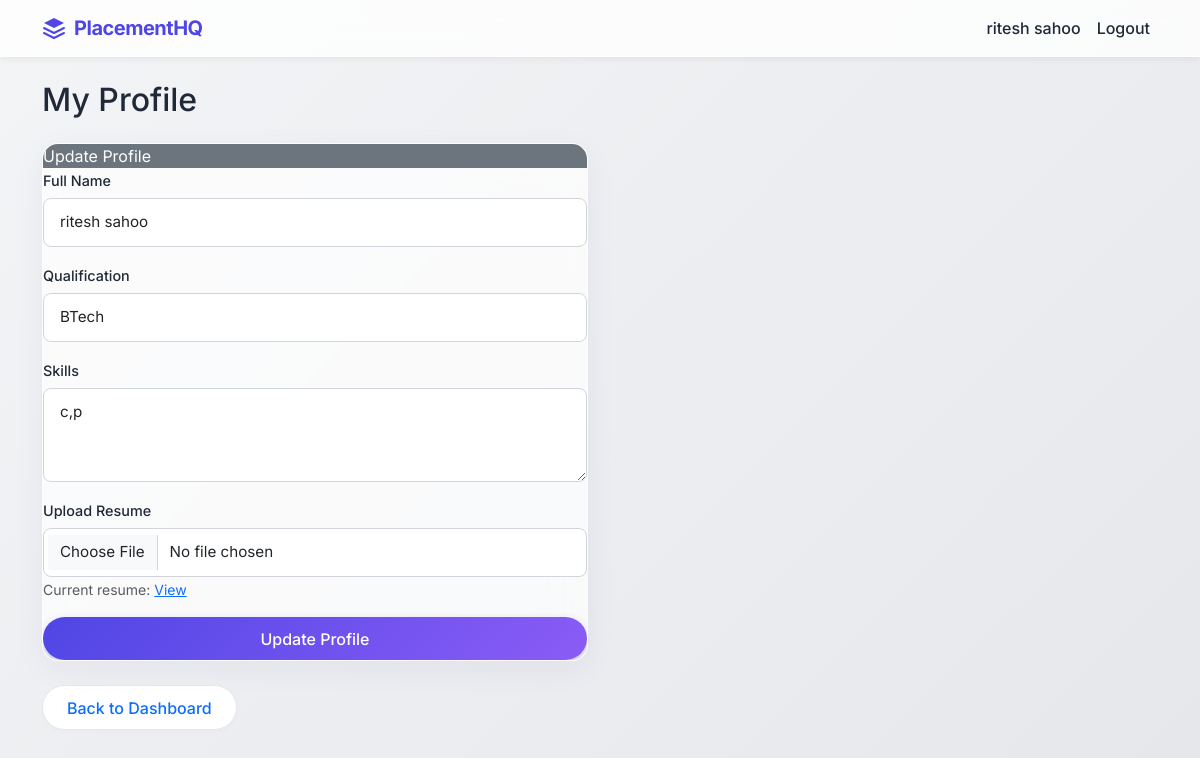
Page /student/profile (signed in) on the committed database.
### backend/models.py (models this page shows, shortened)
class User(db.Model, UserMixin):
    __tablename__ = "user"
    id = db.Column(db.Integer, primary_key=True)
    full_name = db.Column(db.String(100), nullable=False)
    email = db.Column(db.String(120), unique=True, nullable=False)
    password = db.Column(db.String(200), nullable=False)
    role = db.Column(db.String(20), nullable=False)
    is_active = db.Column(db.Boolean, default=True)
    created_at = db.Column(db.DateTime, default=datetime.utcnow)
    company_profile = db.relationship(
        "CompanyProfile", backref="user", uselist=False, cascade="all, delete"
    )
    student_profile = db.relationship(
        "StudentProfile", backref="user", uselist=False, cascade="all, delete"
    )
    applications = db.relationship(
        "Application", backref="student", cascade="all, delete", lazy=True
    )

class StudentProfile(db.Model):
    __tablename__ = "student_profile"
    id = db.Column(db.Integer, primary_key=True)
    qualification = db.Column(db.String(100), nullable=False)
    skills = db.Column(db.String(250))
    resume_path = db.Column(db.String(250))
    is_blacklisted = db.Column(db.Boolean, default=False)
    user_id = db.Column(
        db.Integer, db.ForeignKey("user.id", ondelete="CASCADE"), nullable=False
    )

### backend/controllers.py (the view, shortened to what this page needs)
@bp.route("/student/profile", methods=["GET", "POST"])
@login_required
@role_required("STUDENT")
def student_profile():
    student_id = current_user.id
    if not student_id:
        return redirect(url_for("main.login"))
    user = User.query.get_or_404(student_id)
    profile = StudentProfile.query.filter_by(user_id=student_id).first()
    return render_template(
        "student_profile.html",
        user=user,
        profile=profile
    )

### backend/__init__.py (called while the page is built)
def create_app():
    app = Flask(__name__, template_folder="../templates", static_folder="../static")
    app.config["SQLALCHEMY_DATABASE_URI"] = os.getenv(
        "DATABASE_URL",
        "sqlite:///PLACEMENT_PORTAL.sqlite3"
    )
    app.config["SQLALCHEMY_TRACK_MODIFICATIONS"] = False
    app.config["SECRET_KEY"] = os.getenv("SECRET_KEY", "placement_secret_key")
    app.debug = True
    db.init_app(app)
    login_manager = LoginManager()
    login_manager.login_view = "main.login"
    login_manager.init_app(app)
    @login_manager.user_loader
    def load_user(user_id):
        return User.query.get(int(user_id))
    from .controllers import bp
    app.register_blueprint(bp)
    from .api import api_bp
    app.register_blueprint(api_bp)
    return app

### backend/controllers.py (called while the page is built)
def role_required(role):
    def decorator(f):
        @wraps(f)
        def decorated_function(*args, **kwargs):
            if not current_user.is_authenticated:
                return redirect(url_for('main.login'))
            if current_user.role != role:
                flash("You do not have permission to view this page.", "danger")
                return redirect(url_for('main.login'))
            return f(*args, **kwargs)
        return decorated_function
    return decorator

### templates/student_profile.html (shortened to what this page needs)
{% extends "base.html" %}
{% block content %}
<h2 class="mb-4">My Profile</h2>
<div class="row">
    <div class="col-md-6">
        <div class="glass-card animate-fade-in">
            <div class="card-header bg-secondary text-white">
                Update Profile
            </div>
            <div class="card-body">
                <form method="POST" enctype="multipart/form-data">
                    <div class="mb-3">
                        <label class="form-label">Full Name</label>
                        <input type="text"
                               name="name"
                               class="form-control"
                               value="{{ user.full_name }}"
                               required>
                    </div>
                    <div class="mb-3">
                        <label class="form-label">Qualification</label>
                        <input type="text"
                               name="qualification"
                               class="form-control"
                               value="{{ profile.qualification }}"
                               required>
                    </div>
                    <div class="mb-3">
                        <label class="form-label">Skills</label>
                        <textarea name="skills"
                                  class="form-control"
                                  rows="3">{{ profile.skills }}</textarea>
                    </div>
                    <div class="mb-3">
                        <label class="form-label">Upload Resume</label>
                        <input type="file"
                               name="resume"
                               class="form-control"
                               accept=".pdf,.doc,.docx">
                        {% if profile.resume_path %}
                            <small class="text-muted">
                                Current resume:
                                <a href="{{ url_for('static', filename=profile.resume_path) }}"
                                   target="_blank">View</a>
                            </small>
                        {% endif %}
                    </div>
                    <div class="d-grid">
                        <button type="submit" class="btn btn-premium">
                            Update Profile
                        </button>
                    </div>
                </form>
            </div>
        </div>
    </div>
</div>
<a href="{{ url_for('main.student_dashboard') }}" class="btn btn-secondary-premium text-primary mt-4">
    Back to Dashboard
</a>
{% endblock %}

### templates/base.html (shortened to what this page needs)
<!DOCTYPE html>
<html lang="en">
<head>
    <link
      href="https://cdn.jsdelivr.net/npm/bootstrap@5.3.2/dist/css/bootstrap.min.css"
      rel="stylesheet"
    >
    <link rel="stylesheet" href="{{ url_for('static', filename='css/styles.css') }}">
</head>
<body>
<nav class="navbar navbar-expand-lg navbar-glass">
    <div class="container">
        <a class="navbar-brand d-flex align-items-center" href="/">
            <svg class="me-2" width="24" height="24" viewBox="0 0 24 24" fill="none" xmlns="http://www.w3.org/2000/svg">
                <path d="M12 2L2 7L12 12L22 7L12 2Z" fill="#4F46E5"/>
                <path d="M2 17L12 22L22 17M2 12L12 17L22 12" stroke="#4F46E5" stroke-width="2" stroke-linecap="round" stroke-linejoin="round"/>
            </svg>
            PlacementHQ
        </a>
        <div class="collapse navbar-collapse">
            <ul class="navbar-nav ms-auto">
                {% if current_user.is_authenticated %}
                    <li class="nav-item">
                        <span class="nav-link">
                            {{ current_user.full_name }}
                        </span>
                    </li>
                    <li class="nav-item">
                        <a class="nav-link" href="{{ url_for('main.logout') }}">Logout</a>
                    </li>
                {% else %}
                    <li class="nav-item">
                        <a class="nav-link" href="{{ url_for('main.login') }}">Login</a>
                    </li>
                {% endif %}
            </ul>
        </div>
    </div>
</nav>
<div class="container mt-4">
    {% block content %}{% endblock %}
</div>
</body>
</html>

### static/css/styles.css (style rules this page uses)
:root { --primary: #4F46E5; --primary-hover: #4338CA; --secondary: #10B981; --secondary-hover: #059669; --accent: #8B5CF6; --dark-text: #1F2937; --muted-text: #6B7280; --background-start: #F3F4F6; --background-end: #E5E7EB; --glass-bg: rgba(255, 255, 255, 0.7); --glass-border: rgba(255, 255, 255, 0.5); --glass-shadow: 0 8px 32px 0 rgba(31, 38, 135, 0.05); --font-main: 'Inter', system-ui, -apple-system, sans-serif; --border-radius-sm: 8px; --border-radius-md: 12px; --border-radius-lg: 16px; --border-radius-pill: 50px; }
body { font-family: var(--font-main); color: var(--dark-text); background: linear-gradient(135deg, var(--background-start) 0%, var(--background-end) 100%); background-attachment: fixed; min-height: 100vh; margin: 0; padding: 0; overflow-x: hidden; }
.animate-fade-in { animation: fadeInUp 0.6s cubic-bezier(0.16, 1, 0.3, 1) forwards; }
.navbar-glass { background: rgba(255, 255, 255, 0.8) !important; backdrop-filter: blur(12px); -webkit-backdrop-filter: blur(12px); border-bottom: 1px solid var(--glass-border); box-shadow: 0 4px 6px -1px rgba(0, 0, 0, 0.05); position: sticky; top: 0; z-index: 1000; transition: all 0.3s ease; }
.navbar-glass .navbar-brand { font-weight: 700; color: var(--primary) !important; letter-spacing: -0.5px; }
.navbar-glass .nav-link { color: var(--dark-text) !important; font-weight: 500; transition: color 0.2s ease; }
.glass-card { background: var(--glass-bg); backdrop-filter: blur(16px); -webkit-backdrop-filter: blur(16px); border: 1px solid var(--glass-border); border-radius: var(--border-radius-lg); box-shadow: var(--glass-shadow); transition: transform 0.3s ease, box-shadow 0.3s ease; overflow: hidden; }
.form-control, .form-select { border-radius: var(--border-radius-sm); border: 1px solid #D1D5DB; padding: 0.75rem 1rem; font-size: 0.95rem; transition: all 0.2s ease; background-color: rgba(255, 255, 255, 0.9); }
.form-label { font-weight: 500; font-size: 0.9rem; color: var(--dark-text); margin-bottom: 0.4rem; }
.btn-premium { background: linear-gradient(135deg, var(--primary) 0%, var(--accent) 100%); color: white !important; border: none; border-radius: var(--border-radius-pill); padding: 0.6rem 1.5rem; font-weight: 500; transition: all 0.3s ease; box-shadow: 0 4px 10px rgba(79, 70, 229, 0.3); }
.btn-secondary-premium { background: white; color: var(--dark-text); border: 1px solid #E5E7EB; border-radius: var(--border-radius-pill); padding: 0.6rem 1.5rem; font-weight: 500; transition: all 0.3s ease; box-shadow: 0 2px 4px rgba(0,0,0,0.02); }

### rows in the picture
User: full_name "ritesh sahoo", name "ritesh sahoo"
StudentProfile: qualification "BTech", skills "c,p"
